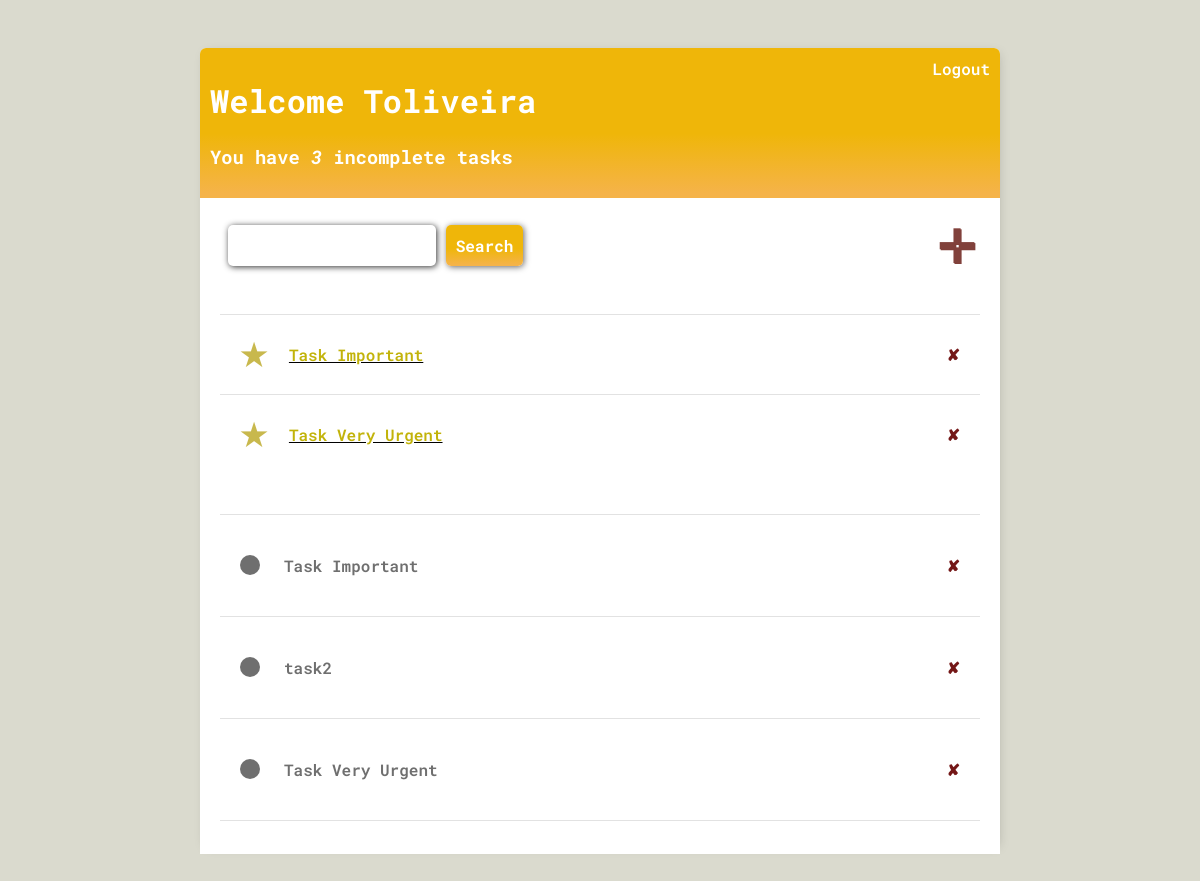
Before: / (signed in) with the older database file.
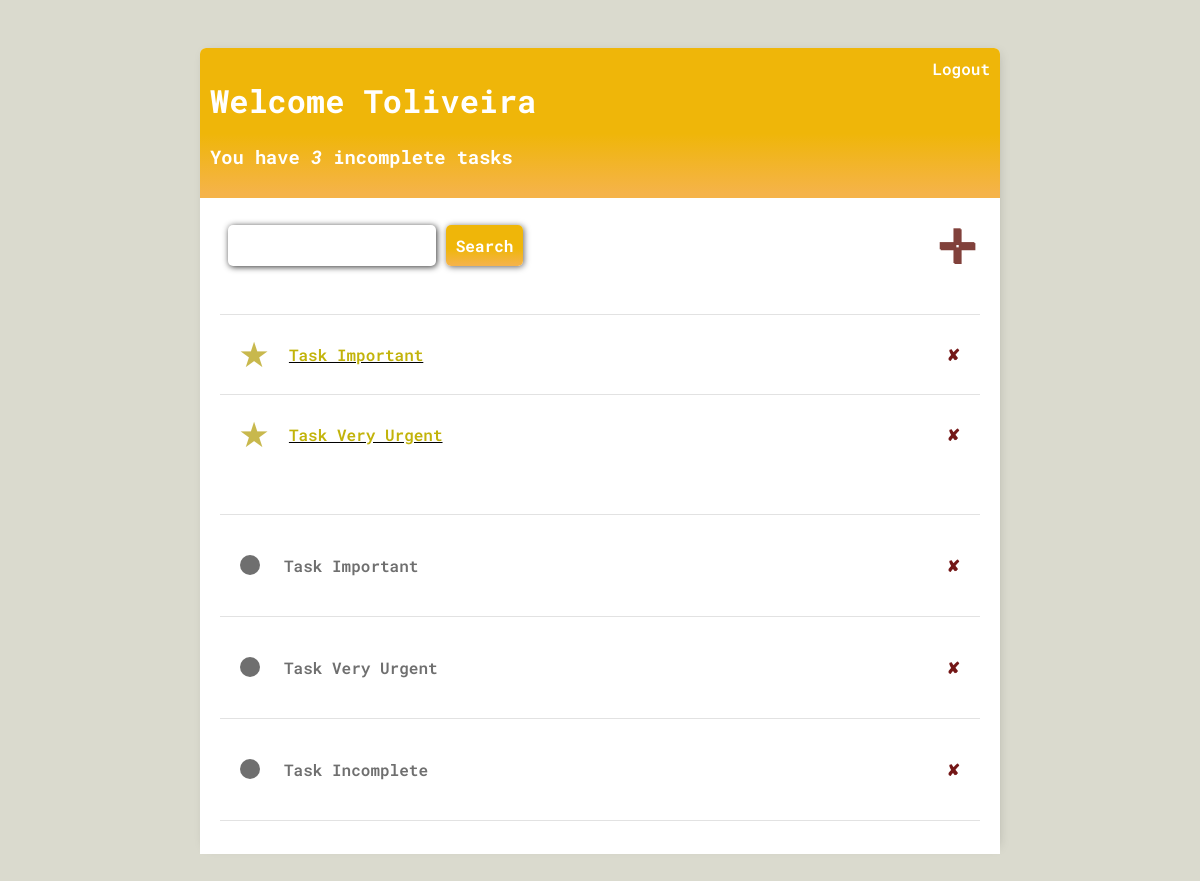
After: the same page with the newer database file.
### main/models.py (models this page shows, shortened)
class Task(models.Model):
    user = models.ForeignKey(User, on_delete=models.CASCADE, null=True, blank=True)
    title = models.CharField(max_length=100, null=True, blank=True)
    description = models.TextField(null=True, blank=True)
    urgent = models.BooleanField(default=False)
    complete = models.BooleanField(default=False)
    created = models.DateTimeField(auto_now_add=True)
    class Meta:
        ordering = ["complete","created"]

### main/views.py (the view)
# urls.py: path('', taskList.as_view(), name='tasks'),
class taskList(LoginRequiredMixin, ListView):
    model = Task
    context_object_name = 'tasks'
    def get_context_data(self, **kwargs):
        context = super().get_context_data(**kwargs)
        context['tasks'] = context['tasks'].filter(user = self.request.user)
        context['count'] = context['tasks'].filter(complete = False).count()
        search_input = self.request.GET.get("search-area") or ''
        if search_input:
            context['tasks'] = context['tasks'].filter(title__icontains=search_input)
        context['search_input'] = search_input
        return context

### main/templates/main/task_list.html (shortened to what this page needs)
{% extends 'main/base.html' %}
{% block content %}
<div class="list-container">
    <div class="header-bar">
        <div>
            <h1>Welcome {{request.user|title}}</h1>
            <h3>You have <i>{{count}}</i> incomplete task{{count|pluralize:"s"}}</h3>
        </div>
        {% if request.user.is_authenticated %}
            <a href="{% url 'logout' %}">Logout</a>
        {% else %}
            <a href="{% url 'login' %}">Login</a>
        {% endif %}
    </div>
    <div class="list-form">
        <div class="list-form-header">
            <div class="list-form-search">
                <form method="GET">
                    <input type="text" name="search-area" value="{{search_input}}">
                    <input class="search-button" type="submit" value="Search">
                </form>
            </div>
            <a class="list-form-header-add" href="{% url 'task-create' %}">&#10011;</a>
        </div>
        <div class="list-VIP">
            {% for task in tasks %}
                {% if task.urgent and not task.complete%}
                <div class="list-VIP-content">
                    <div class="list-VIP-item">
                        <div class="list-VIP-icon">&#9733;</div>
                        <u><a href="{% url 'task-update' task.id%}">{{task.title}}</a></u>
                    </div>
                    <a href="{% url 'task-delete' task.id %}" class="list-delete">&#10008;</a>
                </div>
                {% endif %}
            {% endfor %}
        </div>
        <div class="list">
            {% for task in tasks %}
            <div class="list-content-wrapper">
                <div class="list-content-title">
                {% if task.complete %}
                    <div class="list-content-complete"></div>
                    <i><s><a href="{%url 'task-update' task.id%}">{{task.title}}</a></s></i>
                {%else%}
                    <div class="list-content-imcomplete"></div>
                    <a href="{%url 'task-update' task.id%}">{{task.title}}</a>
                {%endif%}
                </div>
                <div class="list-content-delete">
                    <a href="{%url 'task-delete' task.id%}" class="list-delete">&#10008;</a>
                </div>
            </div>
            {%empty%}
            <p>Task list is empty</p>
            {%endfor%}
        </div>
    </div>
</div>
{% endblock %}

Changed rows visible on the page:
removed Task: title "task2"
added Task: title "Task Incomplete"
